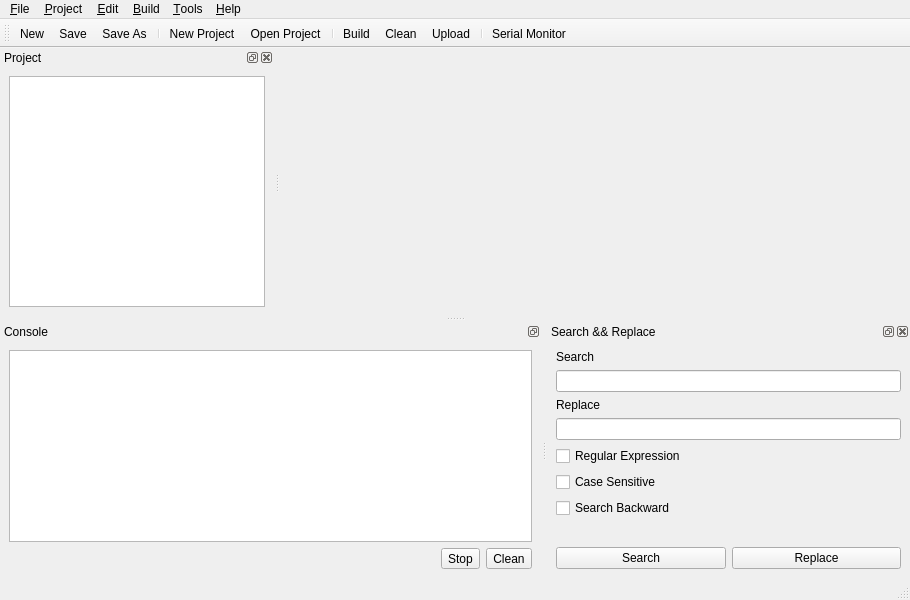
<?xml version="1.0" encoding="UTF-8"?>
<ui version="4.0">
 <class>MainWindow</class>
 <widget class="QMainWindow" name="MainWindow">
  <property name="geometry">
   <rect>
    <x>0</x>
    <y>0</y>
    <width>910</width>
    <height>600</height>
   </rect>
  </property>
  <property name="windowTitle">
   <string>QIno - UI Interface for ino arduino tool</string>
  </property>
  <property name="windowIcon">
   <iconset resource="../resource.qrc">
    <normaloff>:/icons/images/arduino.png</normaloff>:/icons/images/arduino.png</iconset>
  </property>
  <property name="dockNestingEnabled">
   <bool>true</bool>
  </property>
  <property name="dockOptions">
   <set>QMainWindow::AllowNestedDocks|QMainWindow::AllowTabbedDocks|QMainWindow::AnimatedDocks</set>
  </property>
  <widget class="QWidget" name="centralwidget">
   <layout class="QGridLayout" name="gridLayout_4">
    <item row="0" column="0">
     <widget class="QTabWidget" name="documentTabWidget">
      <property name="currentIndex">
       <number>-1</number>
      </property>
      <property name="documentMode">
       <bool>true</bool>
      </property>
      <property name="tabsClosable">
       <bool>true</bool>
      </property>
      <property name="movable">
       <bool>true</bool>
      </property>
     </widget>
    </item>
   </layout>
  </widget>
  <widget class="QMenuBar" name="menubar">
   <property name="geometry">
    <rect>
     <x>0</x>
     <y>0</y>
     <width>910</width>
     <height>23</height>
    </rect>
   </property>
   <widget class="QMenu" name="menu_File">
    <property name="title">
     <string>&amp;File</string>
    </property>
    <addaction name="action_New"/>
    <addaction name="action_Save"/>
    <addaction name="action_Close"/>
    <addaction name="action_Save_As"/>
    <addaction name="separator"/>
    <addaction name="action_Exit"/>
   </widget>
   <widget class="QMenu" name="menu_Project">
    <property name="title">
     <string>&amp;Project</string>
    </property>
    <widget class="QMenu" name="menuRecently_Opened">
     <property name="title">
      <string>Recently Opened</string>
     </property>
     <addaction name="separator"/>
    </widget>
    <addaction name="action_New_Project"/>
    <addaction name="action_Open_Project"/>
    <addaction name="menuRecently_Opened"/>
   </widget>
   <widget class="QMenu" name="menu_Build">
    <property name="title">
     <string>&amp;Build</string>
    </property>
    <addaction name="action_Build"/>
    <addaction name="action_Clean"/>
   </widget>
   <widget class="QMenu" name="menu_Help">
    <property name="title">
     <string>&amp;Help</string>
    </property>
    <addaction name="action_About"/>
   </widget>
   <widget class="QMenu" name="menu_Tools">
    <property name="title">
     <string>&amp;Tools</string>
    </property>
    <addaction name="action_Serial_Monitor"/>
   </widget>
   <widget class="QMenu" name="menu_Edit">
    <property name="title">
     <string>&amp;Edit</string>
    </property>
    <addaction name="action_Search"/>
   </widget>
   <addaction name="menu_File"/>
   <addaction name="menu_Project"/>
   <addaction name="menu_Edit"/>
   <addaction name="menu_Build"/>
   <addaction name="menu_Tools"/>
   <addaction name="menu_Help"/>
  </widget>
  <widget class="QToolBar" name="toolBar">
   <property name="acceptDrops">
    <bool>true</bool>
   </property>
   <property name="windowTitle">
    <string>toolBar</string>
   </property>
   <attribute name="toolBarArea">
    <enum>TopToolBarArea</enum>
   </attribute>
   <attribute name="toolBarBreak">
    <bool>false</bool>
   </attribute>
   <addaction name="action_New"/>
   <addaction name="action_Save"/>
   <addaction name="action_Save_As"/>
   <addaction name="separator"/>
   <addaction name="action_New_Project"/>
   <addaction name="action_Open_Project"/>
   <addaction name="separator"/>
   <addaction name="action_Build"/>
   <addaction name="action_Clean"/>
   <addaction name="action_Upload"/>
   <addaction name="separator"/>
   <addaction name="action_Serial_Monitor"/>
  </widget>
  <widget class="QDockWidget" name="dockWidget_2">
   <property name="windowTitle">
    <string>Project</string>
   </property>
   <attribute name="dockWidgetArea">
    <number>1</number>
   </attribute>
   <widget class="QWidget" name="dockWidgetContents_2">
    <layout class="QGridLayout" name="gridLayout_3">
     <item row="0" column="0">
      <widget class="ProjectTree" name="projectTree">
       <property name="contextMenuPolicy">
        <enum>Qt::ActionsContextMenu</enum>
       </property>
       <property name="dragDropMode">
        <enum>QAbstractItemView::InternalMove</enum>
       </property>
       <property name="defaultDropAction">
        <enum>Qt::MoveAction</enum>
       </property>
       <property name="selectionMode">
        <enum>QAbstractItemView::ExtendedSelection</enum>
       </property>
       <property name="animated">
        <bool>true</bool>
       </property>
      </widget>
     </item>
    </layout>
   </widget>
  </widget>
  <widget class="QStatusBar" name="statusBar"/>
  <widget class="QDockWidget" name="consoleDockWidget">
   <property name="features">
    <set>QDockWidget::DockWidgetFloatable|QDockWidget::DockWidgetMovable</set>
   </property>
   <property name="allowedAreas">
    <set>Qt::AllDockWidgetAreas</set>
   </property>
   <property name="windowTitle">
    <string>Console</string>
   </property>
   <attribute name="dockWidgetArea">
    <number>8</number>
   </attribute>
   <widget class="QWidget" name="dockWidgetContents_3">
    <layout class="QGridLayout" name="gridLayout_2">
     <item row="1" column="2">
      <widget class="QToolButton" name="stopBtn">
       <property name="toolTip">
        <string>Stop Process</string>
       </property>
       <property name="text">
        <string>Stop</string>
       </property>
       <property name="icon">
        <iconset theme="process-stop">
         <normaloff/>
        </iconset>
       </property>
      </widget>
     </item>
     <item row="1" column="3">
      <widget class="QToolButton" name="cleanConsoleBtn">
       <property name="toolTip">
        <string>Clean Console</string>
       </property>
       <property name="text">
        <string>Clean</string>
       </property>
       <property name="icon">
        <iconset theme="edit-clear">
         <normaloff/>
        </iconset>
       </property>
      </widget>
     </item>
     <item row="0" column="0" colspan="4">
      <widget class="QTextEdit" name="consoleOut">
       <property name="undoRedoEnabled">
        <bool>false</bool>
       </property>
       <property name="lineWrapMode">
        <enum>QTextEdit::NoWrap</enum>
       </property>
       <property name="readOnly">
        <bool>true</bool>
       </property>
       <property name="acceptRichText">
        <bool>false</bool>
       </property>
      </widget>
     </item>
    </layout>
   </widget>
  </widget>
  <widget class="QDockWidget" name="searchDockWidget">
   <property name="enabled">
    <bool>true</bool>
   </property>
   <property name="floating">
    <bool>false</bool>
   </property>
   <property name="windowTitle">
    <string>Search &amp;&amp; Replace</string>
   </property>
   <attribute name="dockWidgetArea">
    <number>8</number>
   </attribute>
   <widget class="QWidget" name="dockWidgetContents_5">
    <layout class="QGridLayout" name="gridLayout">
     <item row="0" column="0" colspan="2">
      <layout class="QVBoxLayout" name="verticalLayout">
       <item>
        <widget class="QLabel" name="label">
         <property name="text">
          <string>Search</string>
         </property>
        </widget>
       </item>
       <item>
        <widget class="QLineEdit" name="searchEdit"/>
       </item>
      </layout>
     </item>
     <item row="1" column="0" colspan="2">
      <layout class="QVBoxLayout" name="verticalLayout_2">
       <item>
        <widget class="QLabel" name="label_2">
         <property name="text">
          <string>Replace</string>
         </property>
        </widget>
       </item>
       <item>
        <widget class="QLineEdit" name="replaceEdit"/>
       </item>
      </layout>
     </item>
     <item row="2" column="0" colspan="2">
      <layout class="QVBoxLayout" name="verticalLayout_3">
       <item>
        <widget class="QCheckBox" name="searchRegexp">
         <property name="text">
          <string>Regular Expression</string>
         </property>
        </widget>
       </item>
       <item>
        <widget class="QCheckBox" name="searchCaseSensitive">
         <property name="text">
          <string>Case Sensitive</string>
         </property>
        </widget>
       </item>
       <item>
        <widget class="QCheckBox" name="searchBack">
         <property name="text">
          <string>Search Backward</string>
         </property>
        </widget>
       </item>
      </layout>
     </item>
     <item row="3" column="0">
      <spacer name="verticalSpacer">
       <property name="orientation">
        <enum>Qt::Vertical</enum>
       </property>
       <property name="sizeHint" stdset="0">
        <size>
         <width>20</width>
         <height>0</height>
        </size>
       </property>
      </spacer>
     </item>
     <item row="4" column="0">
      <widget class="QPushButton" name="searchBtn">
       <property name="text">
        <string>Search</string>
       </property>
      </widget>
     </item>
     <item row="4" column="1">
      <widget class="QPushButton" name="replaceBtn">
       <property name="text">
        <string>Replace</string>
       </property>
      </widget>
     </item>
    </layout>
   </widget>
  </widget>
  <action name="action_Build">
   <property name="icon">
    <iconset theme="run-build">
     <normaloff/>
    </iconset>
   </property>
   <property name="text">
    <string>&amp;Build</string>
   </property>
   <property name="shortcut">
    <string>Ctrl+B</string>
   </property>
  </action>
  <action name="action_New">
   <property name="icon">
    <iconset theme="document-new">
     <normaloff/>
    </iconset>
   </property>
   <property name="text">
    <string>&amp;New</string>
   </property>
  </action>
  <action name="action_Save">
   <property name="icon">
    <iconset theme="document-save">
     <normaloff/>
    </iconset>
   </property>
   <property name="text">
    <string>&amp;Save</string>
   </property>
   <property name="shortcut">
    <string>Ctrl+S</string>
   </property>
  </action>
  <action name="action_Save_As">
   <property name="icon">
    <iconset theme="document-save-as">
     <normaloff/>
    </iconset>
   </property>
   <property name="text">
    <string>&amp;Save As...</string>
   </property>
  </action>
  <action name="action_Exit">
   <property name="icon">
    <iconset theme="application-exit">
     <normaloff/>
    </iconset>
   </property>
   <property name="text">
    <string>&amp;Exit</string>
   </property>
   <property name="shortcut">
    <string>Ctrl+Q</string>
   </property>
  </action>
  <action name="action_Clean">
   <property name="icon">
    <iconset theme="run-build-clean">
     <normaloff/>
    </iconset>
   </property>
   <property name="text">
    <string>&amp;Clean</string>
   </property>
  </action>
  <action name="action_About">
   <property name="text">
    <string>&amp;About</string>
   </property>
  </action>
  <action name="action_Open_Project">
   <property name="icon">
    <iconset theme="project-open">
     <normaloff/>
    </iconset>
   </property>
   <property name="text">
    <string>&amp;Open Project</string>
   </property>
  </action>
  <action name="action_Close">
   <property name="icon">
    <iconset theme="document-close">
     <normaloff/>
    </iconset>
   </property>
   <property name="text">
    <string>&amp;Close</string>
   </property>
   <property name="shortcut">
    <string>Ctrl+W</string>
   </property>
  </action>
  <action name="action_New_Project">
   <property name="icon">
    <iconset theme="project-development-new-template">
     <normaloff/>
    </iconset>
   </property>
   <property name="text">
    <string>&amp;New Project</string>
   </property>
  </action>
  <action name="action_Upload">
   <property name="icon">
    <iconset theme="arrow-up-double">
     <normaloff/>
    </iconset>
   </property>
   <property name="text">
    <string>&amp;Upload</string>
   </property>
   <property name="shortcut">
    <string>Ctrl+U</string>
   </property>
  </action>
  <action name="action_Serial_Monitor">
   <property name="icon">
    <iconset resource="../resource.qrc">
     <normaloff>:/icons/images/connection.png</normaloff>:/icons/images/connection.png</iconset>
   </property>
   <property name="text">
    <string>&amp;Serial Monitor</string>
   </property>
   <property name="shortcut">
    <string>Ctrl+M</string>
   </property>
  </action>
  <action name="action_Search">
   <property name="icon">
    <iconset theme="edit-find"/>
   </property>
   <property name="text">
    <string>&amp;Search</string>
   </property>
   <property name="shortcut">
    <string>Ctrl+F</string>
   </property>
  </action>
 </widget>
 <customwidgets>
  <customwidget>
   <class>ProjectTree</class>
   <extends>QTreeView</extends>
   <header>projecttree.h</header>
  </customwidget>
 </customwidgets>
 <resources>
  <include location="../resource.qrc"/>
 </resources>
 <connections>
  <connection>
   <sender>action_Exit</sender>
   <signal>triggered()</signal>
   <receiver>MainWindow</receiver>
   <slot>close()</slot>
   <hints>
    <hint type="sourcelabel">
     <x>-1</x>
     <y>-1</y>
    </hint>
    <hint type="destinationlabel">
     <x>399</x>
     <y>299</y>
    </hint>
   </hints>
  </connection>
 </connections>
</ui>
